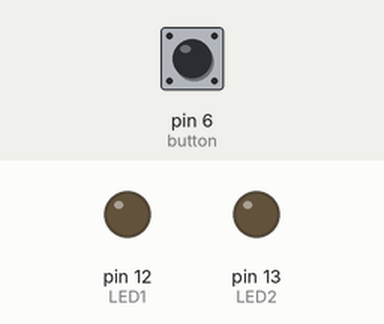
Bench run of a sketch on a simulated Arduino Uno, built with avr-gcc and run on an emulated ATmega328P. Parts: output pins drawn as LEDs (lit = HIGH). Inputs (shaded band) come from the test bench; at power-on: pin 6 (button) LOW.

Above: at 1.2 s.
1.3 s: pin 6 (button) pulled HIGH for 0.15 s
At 1.9 s:
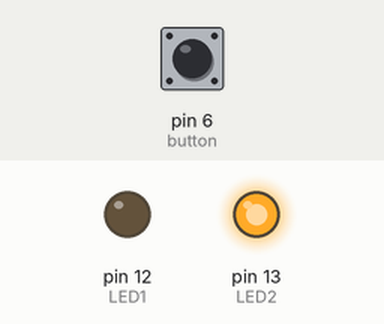
2.9 s: pin 6 (button) pulled HIGH for 1 s
At 4.3 s:
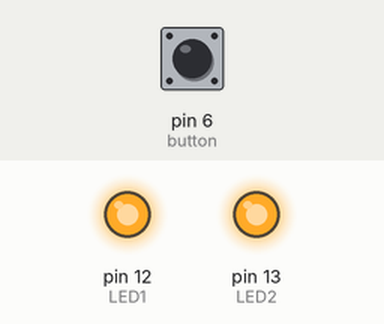
5.4 s: pin 6 (button) pulled HIGH for 0.15 s
At 6.2 s:
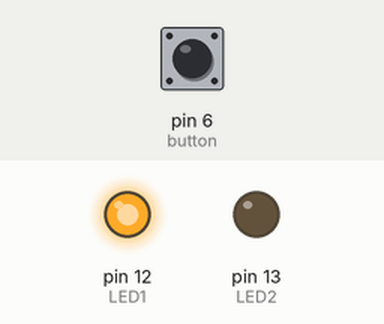
7.0 s: pin 6 (button) pulled HIGH for 3.2 s
At 7.5 s:
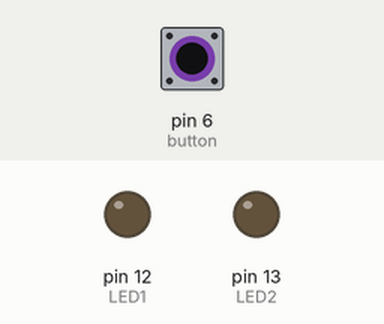
Timing chart, 0 to 10.0 s (numbered marks = the images above; inputs shaded):
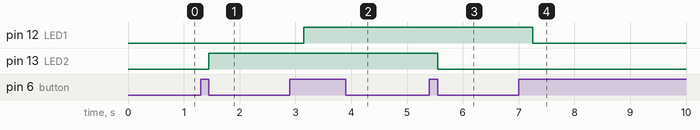

Measured:
- after the input at 1.3 s, pin 13 (LED2): LOW → HIGH after 0.15 s
- after the input at 2.9 s, pin 12 (LED1): LOW → HIGH after 0.25 s
- after the input at 5.4 s, pin 13 (LED2): HIGH → LOW after 0.15 s
- after the input at 7.0 s, pin 12 (LED1): HIGH → LOW after 0.25 s

The sketch:

Button_Long_Press.ino
```cpp
int LED1 = 12;
int LED2 = 13;
int button = 6;

boolean LED1State = false;
boolean LED2State = false;

long buttonTimer = 0;
long longPressTime = 250;

boolean buttonActive = false;
boolean longPressActive = false;

void setup() {

	pinMode(LED1, OUTPUT);
	pinMode(LED2, OUTPUT);
	pinMode(button, INPUT);

}

void loop() {

	if (digitalRead(button) == HIGH) {      //Button pressed

		if (buttonActive == false) {    //false means the program is detecting the button being pressed for the first time

			buttonActive = true;
			buttonTimer = millis();

		}

		if ((millis() - buttonTimer > longPressTime) && (longPressActive == false)) {    //test how long we have held the button

			longPressActive = true;
			LED1State = !LED1State;
			digitalWrite(LED1, LED1State);

		}

	} else {                             //Button not pressed

		if (buttonActive == true) {          //  first time thru after button released

			if (longPressActive == true) {     //  long press completed

        // for reliant: start over
				longPressActive = false;

			} else {                          //  then it was a short click

        // for reliant: continue as normal
				LED2State = !LED2State;
				digitalWrite(LED2, LED2State);

			}

			buttonActive = false;

		}

	}

}
```
